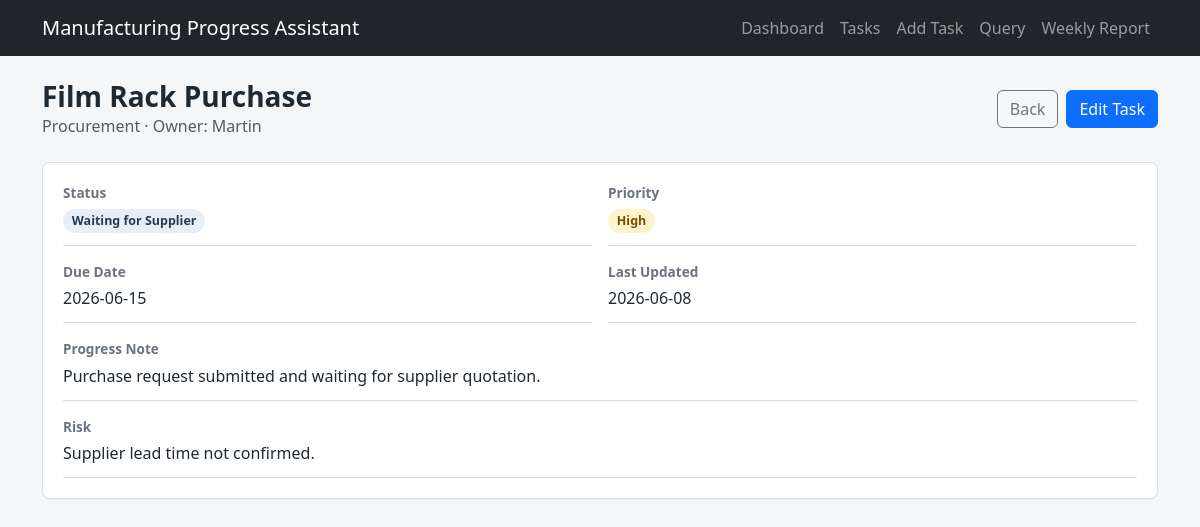
The app's page /tasks/1 with its own data.
### tables this page shows
CREATE TABLE tasks (
                id INTEGER PRIMARY KEY AUTOINCREMENT,
                title TEXT NOT NULL,
                category TEXT NOT NULL,
                owner TEXT NOT NULL,
                status TEXT NOT NULL,
                priority TEXT NOT NULL,
                progress_note TEXT NOT NULL,
                risk TEXT NOT NULL,
                due_date TEXT NOT NULL,
                last_updated TEXT NOT NULL
            );

### app.py (the view)
@app.route("/tasks/<int:task_id>")
def task_detail(task_id):
    task = fetch_task(task_id)
    if task is None:
        flash("Task not found.")
        return redirect(url_for("task_list"))
    return render_template("task_detail.html", task=task)

### app.py (called while the page is built)
def get_connection():
    connection = sqlite3.connect(DATABASE)
    connection.row_factory = sqlite3.Row
    return connection

def fetch_task(task_id):
    with get_connection() as connection:
        return connection.execute("SELECT * FROM tasks WHERE id = ?", (task_id,)).fetchone()

def is_overdue(task):
    return task["status"] not in ("Completed", "Cancelled") and task["due_date"] < date.today().isoformat()

@app.context_processor
def inject_options():
    return {
        "categories": CATEGORIES,
        "statuses": STATUSES,
        "priorities": PRIORITIES,
        "today": date.today().isoformat(),
        "is_overdue": is_overdue,
    }

### templates/task_detail.html (shortened to what this page needs)
{% extends "base.html" %}
{% block content %}
<div class="page-header">
    <div>
        <h1>{{ task.title }}</h1>
        <p class="text-muted mb-0">{{ task.category }} · Owner: {{ task.owner }}</p>
    </div>
    <div class="d-flex gap-2">
        <a class="btn btn-outline-secondary" href="{{ url_for('task_list') }}">Back</a>
        <a class="btn btn-primary" href="{{ url_for('edit_task', task_id=task.id) }}">Edit Task</a>
    </div>
</div>
<section class="panel">
    <dl class="detail-grid">
        <div>
            <dt>Status</dt>
            <dd><span class="status-pill">{{ task.status }}</span></dd>
        </div>
        <div>
            <dt>Priority</dt>
            <dd><span class="priority-pill priority-{{ task.priority|lower }}">{{ task.priority }}</span></dd>
        </div>
        <div>
            <dt>Due Date</dt>
            <dd class="{% if is_overdue(task) %}text-danger fw-semibold{% endif %}">{{ task.due_date }}</dd>
        </div>
        <div>
            <dt>Last Updated</dt>
            <dd>{{ task.last_updated }}</dd>
        </div>
        <div class="wide">
            <dt>Progress Note</dt>
            <dd>{{ task.progress_note }}</dd>
        </div>
        <div class="wide">
            <dt>Risk</dt>
            <dd>{{ task.risk }}</dd>
        </div>
    </dl>
</section>
{% endblock %}

### static/style.css (style rules this page uses)
:root { --ink: #1f2933; --muted: #6b7280; --line: #d8dee6; --surface: #ffffff; --page: #f4f6f8; --primary: #1f6feb; --danger: #c2410c; --warning: #9a6700; --supplier: #0f766e; }
body { background: var(--page); color: var(--ink); }
a { text-decoration: none; }
.page-header { align-items: center; display: flex; gap: 1rem; justify-content: space-between; margin-bottom: 1.5rem; }
.page-header h1 { font-size: 1.75rem; font-weight: 700; margin: 0; }
.panel, .metric-card { background: var(--surface); border: 1px solid var(--line); border-radius: 8px; box-shadow: 0 1px 2px rgba(31, 41, 51, 0.04); }
.panel { padding: 1.25rem; }
.status-pill, .priority-pill { border-radius: 999px; display: inline-block; font-size: 0.78rem; font-weight: 700; line-height: 1; padding: 0.35rem 0.55rem; white-space: nowrap; }
.status-pill { background: #e8eef7; color: #243b53; }
.priority-pill { background: #e5e7eb; color: #374151; }
.priority-high { background: #fff3cd; color: #7a4d00; }
.detail-grid { display: grid; gap: 1rem; grid-template-columns: repeat(2, minmax(0, 1fr)); margin: 0; }
.detail-grid div { border-bottom: 1px solid var(--line); padding-bottom: 0.75rem; }
.detail-grid .wide { grid-column: 1 / -1; }
.detail-grid dt { color: var(--muted); font-size: 0.85rem; margin-bottom: 0.25rem; }
.detail-grid dd { margin: 0; }

### records on screen
tasks: title "Film Rack Purchase", category "Procurement", owner "Martin", status "Waiting for Supplier", priority "High", due_date "2026-06-15", last_updated "2026-06-08", progress_note "Purchase request submitted and waiting for supplier quotation.", risk "Supplier lead time not confirmed."
